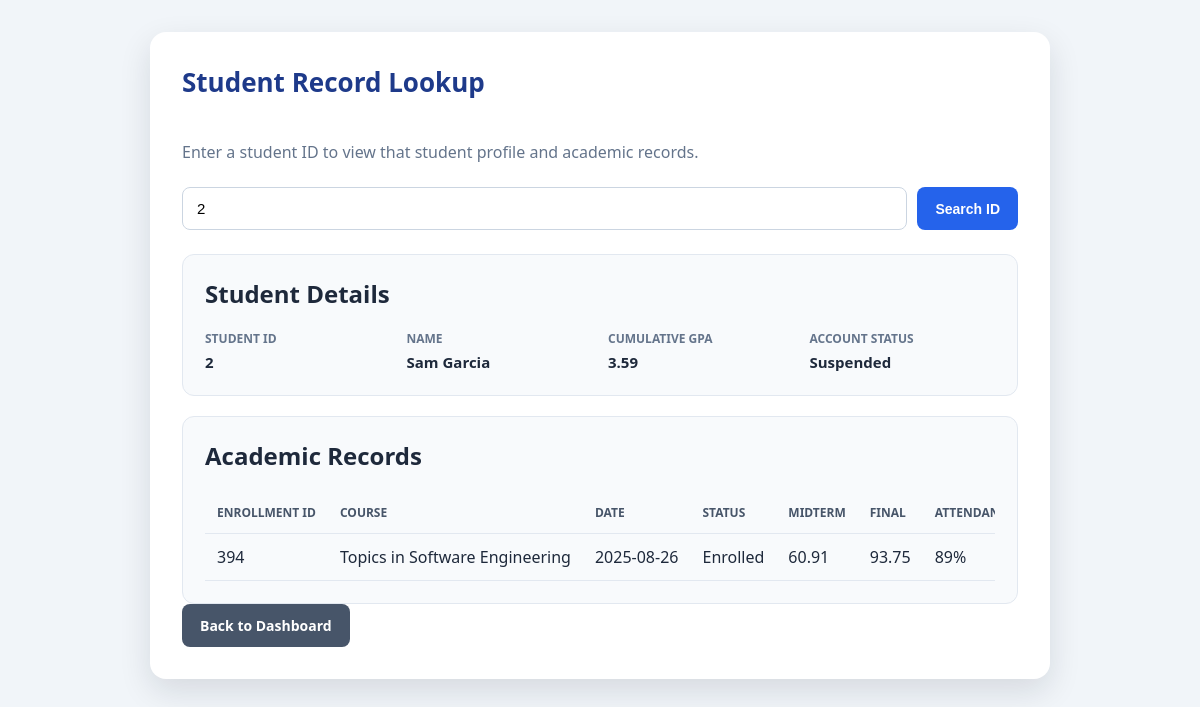
The page /view_record.php?id=2 (signed in) on the database its author committed.
### tables this page shows
CREATE TABLE IF NOT EXISTS `track_students` (
  `student_id` int NOT NULL AUTO_INCREMENT,
  `first_name` varchar(50) NOT NULL,
  `last_name` varchar(50) NOT NULL,
  `email` varchar(100) NOT NULL,
  `phone_number` varchar(20) DEFAULT NULL,
  `date_of_birth` date DEFAULT NULL,
  `gender` enum('Male','Female','Other') DEFAULT NULL,
  `home_address` varchar(255) DEFAULT NULL,
  `admission_date` date DEFAULT NULL,
  `cumulative_gpa` decimal(3,2) DEFAULT NULL,
  `account_status` enum('Active','Suspended','Graduated','Withdrawn') DEFAULT 'Active',
  PRIMARY KEY (`student_id`),
  UNIQUE KEY `email` (`email`)
);

CREATE TABLE IF NOT EXISTS `track_enrollments` (
  `enrollment_id` int NOT NULL AUTO_INCREMENT,
  `student_id` int NOT NULL,
  `course_id` int NOT NULL,
  `enrollment_date` date NOT NULL,
  `enrollment_status` enum('Enrolled','Completed','Dropped','Withdrawn') DEFAULT 'Enrolled',
  `midterm_grade` decimal(5,2) DEFAULT NULL,
  `final_grade` decimal(5,2) DEFAULT NULL,
  `attendance_rate` int DEFAULT NULL,
  `financial_clearance` tinyint(1) DEFAULT '1',
  `administrative_remarks` varchar(255) DEFAULT NULL,
  `created_at` timestamp NULL DEFAULT CURRENT_TIMESTAMP,
  PRIMARY KEY (`enrollment_id`),
  KEY `fk_student` (`student_id`),
  KEY `fk_course` (`course_id`),
  CONSTRAINT `fk_course` FOREIGN KEY (`course_id`) REFERENCES `track_courses` (`course_id`) ON DELETE CASCADE,
  CONSTRAINT `fk_student` FOREIGN KEY (`student_id`) REFERENCES `track_students` (`student_id`) ON DELETE CASCADE,
  CONSTRAINT `track_enrollments_chk_1` CHECK ((`attendance_rate` between 0 and 100))
);

CREATE TABLE IF NOT EXISTS `track_courses` (
  `course_id` int NOT NULL AUTO_INCREMENT,
  `course_code` varchar(20) NOT NULL,
  `course_name` varchar(100) NOT NULL,
  `department_name` varchar(50) NOT NULL,
  `credit_hours` int NOT NULL,
  `instructor_name` varchar(100) DEFAULT NULL,
  `schedule_time` varchar(50) DEFAULT NULL,
  `room_number` varchar(20) DEFAULT NULL,
  `max_capacity` int DEFAULT '30',
  `academic_semester` varchar(20) DEFAULT NULL,
  `is_active` tinyint(1) DEFAULT '1',
  PRIMARY KEY (`course_id`),
  UNIQUE KEY `course_code` (`course_code`)
);

### view_record.php (the view, shortened to what this page needs)
<?php
$isAdmin = strcasecmp($_SESSION['role'] ?? 'User', 'Admin') === 0;
$studentId = filter_var($_SESSION['student_id'] ?? null, FILTER_VALIDATE_INT);
require_once __DIR__ . '/db.php';
$student = null;
$enrollments = [];
$search_id = $isAdmin
    ? trim($_POST['search_id'] ?? $_GET['id'] ?? '')
    : (string) $studentId;
if (!$isAdmin || $_SERVER['REQUEST_METHOD'] === 'POST' || isset($_GET['id'])) {
    if ($search_id === '' || !ctype_digit($search_id) || (int) $search_id < 1) {
        $error = 'Please enter a valid numeric student ID.';
    } else {
        $studentStmt = $pdo->prepare("
            SELECT student_id, first_name, last_name, cumulative_gpa, account_status
            FROM track_students
            WHERE student_id = ?
        ");
        $studentStmt->execute([$search_id]);
        $student = $studentStmt->fetch();
        if ($student) {
            $enrollmentStmt = $pdo->prepare("
                SELECT e.enrollment_id, c.course_name, e.enrollment_date,
                       e.enrollment_status, e.midterm_grade, e.final_grade,
                       e.attendance_rate
                FROM track_enrollments e
                JOIN track_courses c ON c.course_id = e.course_id
                WHERE e.student_id = ?
                ORDER BY e.enrollment_id
            ");
            $enrollmentStmt->execute([$search_id]);
            $enrollments = $enrollmentStmt->fetchAll();
        } else {
            $error = 'No student record found with ID: ' . $search_id;
        }
    }
}
?>
<!DOCTYPE html>
<html lang="en">
<head>
</head>
<body>
    <main class="container">
        <header class="page-header">
            <h1><?= $isAdmin ? 'Student Record Lookup' : 'My Student Record' ?></h1>
        </header>
        <p class="subtitle"><?= $isAdmin ? 'Enter a student ID to view that student profile and academic records.' : 'Your profile and academic records are shown below.' ?></p>
        <?php if ($isAdmin): ?>
        <form class="search-form" action="view_record.php" method="POST">
            <input type="number" name="search_id" min="1" step="1" value="<?= htmlspecialchars($search_id) ?>" placeholder="Enter student ID" required>
            <button type="submit">Search ID</button>
        </form>
        <?php endif; ?>
        <?php if ($student): ?>
            <section class="card" aria-labelledby="student-details-heading">
                <h2 id="student-details-heading">Student Details</h2>
                <div class="profile-grid">
                    <div class="profile-field">
                        <span>Student ID</span>
                        <strong><?= htmlspecialchars((string) $student['student_id']) ?></strong>
                    </div>
                    <div class="profile-field">
                        <span>Name</span>
                        <strong><?= htmlspecialchars($student['first_name'] . ' ' . $student['last_name']) ?></strong>
                    </div>
                    <div class="profile-field">
                        <span>Cumulative GPA</span>
                        <strong><?= $student['cumulative_gpa'] !== null ? htmlspecialchars((string) $student['cumulative_gpa']) : 'Not available' ?></strong>
                    </div>
                    <div class="profile-field">
                        <span>Account Status</span>
                        <strong><?= htmlspecialchars($student['account_status']) ?></strong>
                    </div>
                </div>
            </section>
            <section class="card" aria-labelledby="academic-records-heading">
                <h2 id="academic-records-heading">Academic Records</h2>
                <?php if ($enrollments): ?>
                    <div class="table-wrap">
                        <table>
                            <thead>
                                <tr>
                                    <th>Enrollment ID</th>
                                    <th>Course</th>
                                    <th>Date</th>
                                    <th>Status</th>
                                    <th>Midterm</th>
                                    <th>Final</th>
                                    <th>Attendance</th>
                                </tr>
                            </thead>
                            <tbody>
                                <?php foreach ($enrollments as $enrollment): ?>
                                    <tr>
                                        <td><?= htmlspecialchars((string) $enrollment['enrollment_id']) ?></td>
                                        <td><?= htmlspecialchars($enrollment['course_name']) ?></td>
                                        <td><?= htmlspecialchars($enrollment['enrollment_date']) ?></td>
                                        <td><?= htmlspecialchars($enrollment['enrollment_status']) ?></td>
                                        <td><?= $enrollment['midterm_grade'] !== null ? htmlspecialchars((string) $enrollment['midterm_grade']) : 'N/A' ?></td>
                                        <td><?= $enrollment['final_grade'] !== null ? htmlspecialchars((string) $enrollment['final_grade']) : 'N/A' ?></td>
                                        <td><?= $enrollment['attendance_rate'] !== null ? htmlspecialchars((string) $enrollment['attendance_rate']) . '%' : 'N/A' ?></td>
                                    </tr>
                                <?php endforeach; ?>
                            </tbody>
                        </table>
                    </div>
                <?php else: ?>
                    <p class="empty-state">There are no course enrollment records for this student.</p>
                <?php endif; ?>
            </section>
        <?php endif; ?>
        <?php if ($isAdmin): ?>
            <a href="index.php" class="back-link">Back to Dashboard</a>
        <?php endif; ?>
    </main>
</body>
</html>

### view_record.php (style rules this page uses)
* { box-sizing: border-box; }
body { margin: 0; padding: 32px 16px; font-family: 'Segoe UI', Tahoma, Geneva, Verdana, sans-serif; background: #f1f5f9; color: #1e293b; }
.container { width: 100%; max-width: 900px; margin: 0 auto; padding: 32px; background: #fff; border-radius: 16px; box-shadow: 0 12px 32px rgba(15, 23, 42, 0.12); }
.page-header { display: flex; justify-content: space-between; align-items: center; gap: 16px; margin-bottom: 24px; }
h1, h2, h3 { margin-top: 0; }
h1 { color: #1e3a8a; font-size: 26px; }
.subtitle { margin-bottom: 24px; color: #64748b; }
.search-form { display: flex; gap: 10px; margin-bottom: 24px; }
.search-form input { flex: 1; min-width: 0; padding: 12px 14px; border: 1px solid #cbd5e1; border-radius: 8px; font-size: 15px; }
.search-form button, .back-link { display: inline-block; padding: 12px 18px; border: 0; border-radius: 8px; background: #2563eb; color: #fff; font-size: 14px; font-weight: 600; text-decoration: none; cursor: pointer; }
.card { margin-top: 20px; padding: 22px; border: 1px solid #e2e8f0; border-radius: 12px; background: #f8fafc; }
.profile-grid { display: grid; grid-template-columns: repeat(auto-fit, minmax(180px, 1fr)); gap: 16px; }
.profile-field span { display: block; margin-bottom: 4px; color: #64748b; font-size: 12px; font-weight: 700; text-transform: uppercase; }
.profile-field strong { font-size: 15px; }
.table-wrap { overflow-x: auto; }
table { width: 100%; border-collapse: collapse; }
th, td { padding: 12px; border-bottom: 1px solid #e2e8f0; text-align: left; white-space: nowrap; }
th { color: #475569; font-size: 12px; text-transform: uppercase; }
.back-link, .logout-link { display: inline-block; padding: 12px 18px; border-radius: 8px; background: #475569; color: #fff; font-size: 14px; font-weight: 600; text-decoration: none; }

### rows shown on the page
track_students: student_id "2", first_name+last_name "Sam Garcia", cumulative_gpa "3.59", account_status "Suspended"
track_enrollments: enrollment_id "394", course.course_name "Topics in Software Engineering", enrollment_date "2025-08-26", enrollment_status "Enrolled", midterm_grade "60.91", final_grade "93.75", attendance_rate "89"
